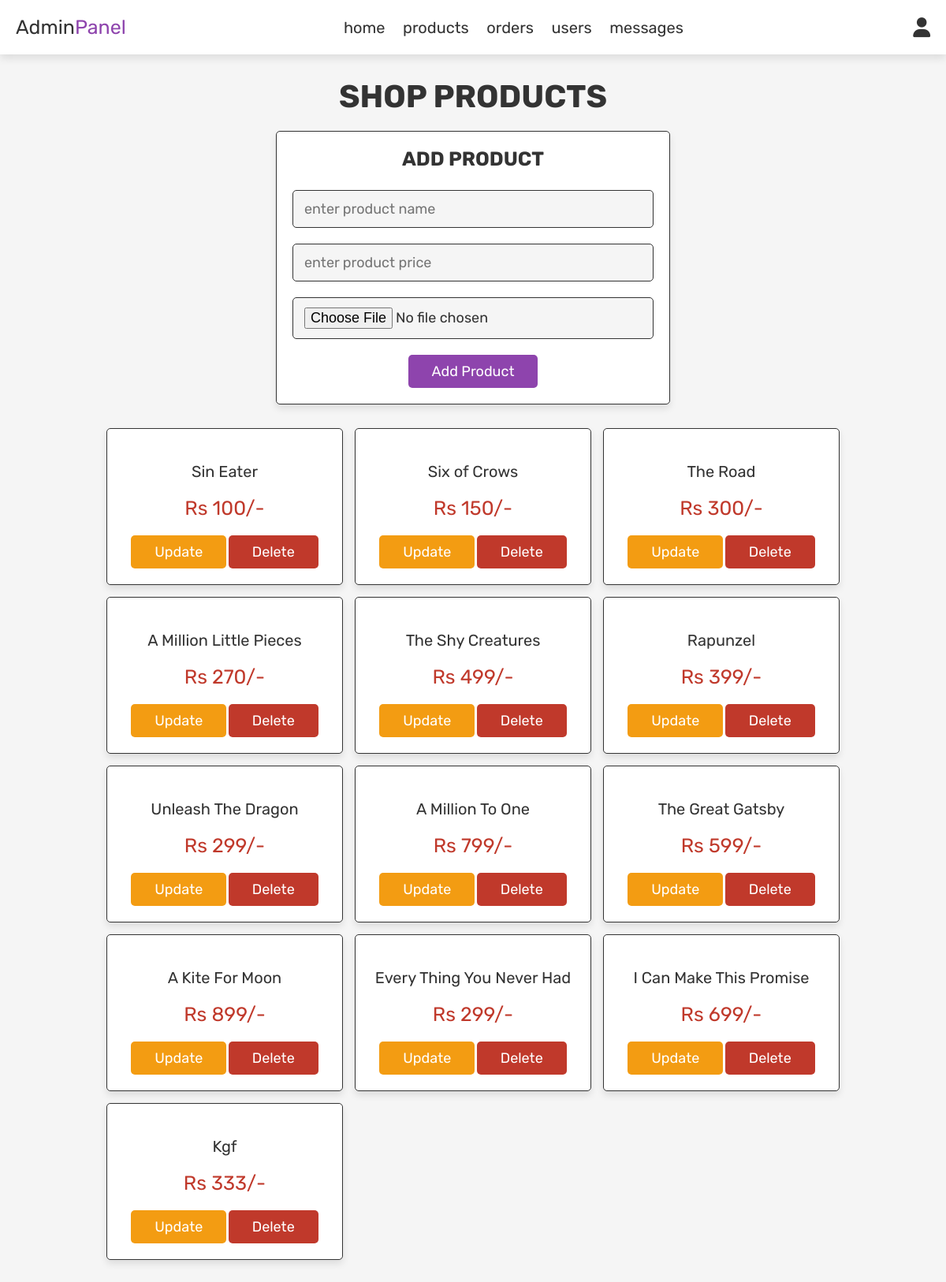
The page /admin_products.php (signed in) on the database its author committed.
### tables this page shows
CREATE TABLE `products` (
  `id` int(100) NOT NULL,
  `name` varchar(100) NOT NULL,
  `price` int(100) NOT NULL,
  `description` varchar(255) NOT NULL,
  `image` varchar(100) NOT NULL
);

### admin_products.php (the view, shortened to what this page needs)
<?php
include 'config.php';
?>
<!DOCTYPE html>
<html lang="en">
<head>
   <link rel="stylesheet" href="https://cdnjs.cloudflare.com/ajax/libs/font-awesome/6.0.0/css/all.min.css">
   <link rel="stylesheet" href="css/admin_style.css">
</head>
<body>
<?php include 'admin_header.php'; ?>
<section class="add-products">
   <h1 class="title">shop products</h1>
   <form action="" method="post" enctype="multipart/form-data">
      <h3>add product</h3>
      <input type="text" name="name" class="box" placeholder="enter product name" required>
      <input type="number" min="0" name="price" class="box" placeholder="enter product price" required>
      <input type="file" name="image" accept="image/jpg, image/jpeg, image/png" class="box" required>
      <input type="submit" value="add product" name="add_product" class="btn">
   </form>
</section>
<section class="show-products">
   <div class="box-container">
      <?php
         $select_products = mysqli_query($conn, "SELECT * FROM `products`") or die('query failed');
         if(mysqli_num_rows($select_products) > 0){
            while($fetch_products = mysqli_fetch_assoc($select_products)){
      ?>
      <div class="box">
         <div class="name"><?php echo $fetch_products['name']; ?></div>
         <div class="price">Rs <?php echo $fetch_products['price']; ?>/-</div>
         <a href="admin_products.php?update=<?php echo $fetch_products['id']; ?>" class="option-btn">update</a>
         <a href="admin_products.php?delete=<?php echo $fetch_products['id']; ?>" class="delete-btn" onclick="return confirm('delete this product?');">delete</a>
      </div>
      <?php
         }
      }else{
         echo '<p class="empty">no products added yet!</p>';
      }
      ?>
   </div>
</section>
</body>
</html>

### css/admin_style.css (style rules this page uses)
:root { --purple:#8e44ad; --red:#c0392b; --orange:#f39c12; --black:#333; --white:#fff; --light-color:#666; --light-white:#ccc; --light-bg:#f5f5f5; --border:.1rem solid var(--black); --box-shadow:0 .5rem 1rem rgba(0,0,0,.1); }
* { font-family: 'Rubik', sans-serif; margin:0; padding:0; box-sizing: border-box; outline: none; border:none; text-decoration: none; transition:all .2s linear; }
html { font-size: 62.5%; overflow-x: hidden; }
body { background-color: var(--light-bg); }
section { padding:3rem 2rem; }
.title { text-align: center; margin-bottom: 2rem; text-transform: uppercase; color:var(--black); font-size: 4rem; }
.btn, .option-btn, .delete-btn, .white-btn { display: inline-block; margin-top: 1rem; padding:1rem 3rem; cursor: pointer; color:var(--white); font-size: 1.8rem; border-radius: .5rem; text-transform: capitalize; }
.white-btn, .btn { background-color: var(--purple); }
.option-btn { background-color: var(--orange); }
.delete-btn { background-color: var(--red); }
.add-products form { background-color: var(--white); border-radius: .5rem; padding:2rem; text-align: center; box-shadow: var(--box-shadow); border:var(--border); max-width: 50rem; margin:0 auto; }
.add-products form h3 { font-size: 2.5rem; text-transform: uppercase; color:var(--black); margin-bottom: 1.5rem; }
.add-products form .box { width: 100%; background-color: var(--light-bg); border-radius: .5rem; margin:1rem 0; padding:1.2rem 1.4rem; color:var(--black); font-size: 1.8rem; border:var(--border); }
.show-products .box-container { display: grid; grid-template-columns: repeat(auto-fit, 30rem); justify-content: center; gap:1.5rem; max-width: 1200px; margin:0 auto; align-items: flex-start; }
.show-products { padding-top: 0; }
.show-products .box-container .box { text-align: center; padding:2rem; border-radius: .5rem; border:var(--border); box-shadow: var(--box-shadow); background-color: var(--white); }
.show-products .box-container .box .name { padding:1rem 0; font-size: 2rem; color:var(--black); }
.show-products .box-container .box .price { padding:1rem 0; font-size: 2.5rem; color:var(--red); }

### rows shown on the page
products: name "Sin Eater", price "100"
products: name "Six of Crows", price "150"
products: name "The Road", price "300"
products: name "A Million Little Pieces", price "270"
products: name "The Shy Creatures", price "499"
products: name "Rapunzel", price "399"
products: name "Unleash The Dragon", price "299"
products: name "A Million To One", price "799"
products: name "The Great Gatsby", price "599"
products: name "A Kite For Moon", price "899"
products: name "Every Thing You Never Had", price "299"
products: name "I Can Make This Promise", price "699"
products: name "Kgf", price "333"
